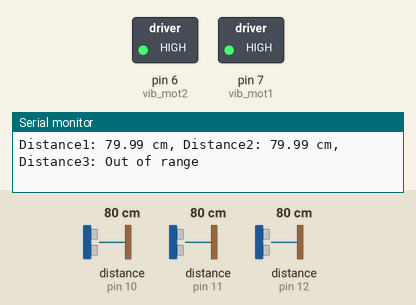
This sketch was run on a simulated Arduino Uno, built with avr-gcc and run on an emulated ATmega328P. Parts: switched loads named in the sketch (green lamp = pin HIGH), the last lines printed to the serial monitor. The test bench sets the inputs (shaded band); at power-on: distance to the obstacle (sensors on pin 10, pin 11, pin 12) 80 cm. The echo pulse lasts 58.3 µs per cm.

Above: at 1.2 s.
1.3 s: distance to the obstacle (sensor on pin 10) set to 18 cm
3.0 s: distance to the obstacle (sensor on pin 10) set to 13 cm
At 4.8 s:
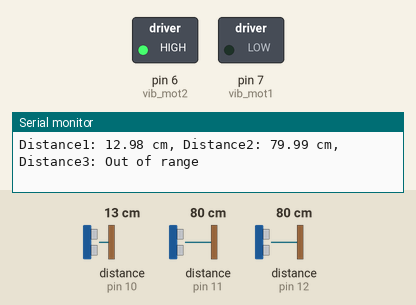
5.1 s: distance to the obstacle (sensor on pin 11) set to 4 cm
At 6.6 s:
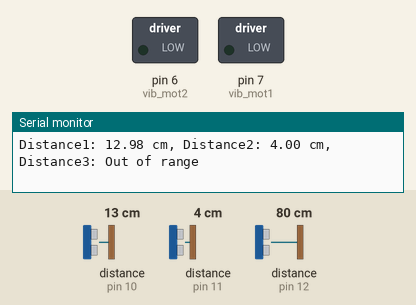
6.9 s: distance to the obstacle (sensor on pin 11) set to 2 cm
9.4 s: distance to the obstacle (sensor on pin 10) set to 120 cm
At 11.0 s:
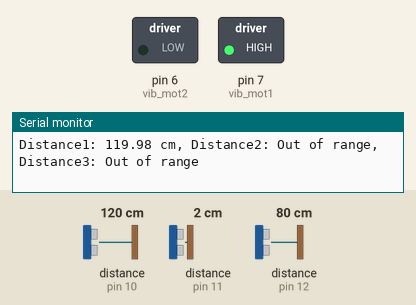
Timing chart, 0 to 12.5 s (numbered marks = the images above; inputs shaded):
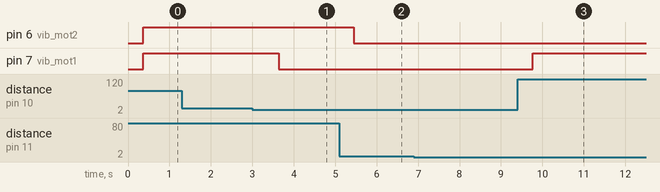

Measured:
- the behaviour switches between 16 and 15 cm on distance to the obstacle (sensor on pin 10) (found by bisection; images 0 and 1)
- after the input at 3.0 s, pin 7 (vib_mot1): HIGH → LOW after 0.64 s
- after the input at 5.1 s, pin 6 (vib_mot2): HIGH → LOW after 0.34 s
- after the input at 9.4 s, pin 7 (vib_mot1): LOW → HIGH after 0.37 s

The sketch:

ultrasonic_v3.ino
```cpp
/*
  HC-SR04 NewPing Iteration Demonstration
  HC-SR04-NewPing-Iteration.ino
  Demonstrates using Iteration function of NewPing Library for HC-SR04 Ultrasonic Range Finder
  Displays results on Serial Monitor

  DroneBot Workshop 2017
  http://dronebotworkshop.com
*/

// This uses Serial Monitor to display Range Finder distance readings

// Include NewPing Library
#include "NewPing.h"

// Hook up HC-SR04 with Trig to Arduino Pin 10, Echo to Arduino pin 13
// Maximum Distance is 2000cm

#define TRIGGER_PIN1  10
#define ECHO_PIN1     10
#define TRIGGER_PIN2 11
#define ECHO_PIN2    11
#define TRIGGER_PIN3 12
#define ECHO_PIN3    12
#define MAX_DISTANCE 2000

NewPing sonar1(TRIGGER_PIN1, ECHO_PIN1, MAX_DISTANCE);
NewPing sonar2(TRIGGER_PIN2, ECHO_PIN2, MAX_DISTANCE);
NewPing sonar3(TRIGGER_PIN3, ECHO_PIN3, MAX_DISTANCE);

float duration1, distance1, duration2, distance2, duration3, distance3;

int iterations = 5;

const int vib_mot1 = 7;
const int vib_mot2 = 6;
const int vib_mot3 = 5;


void vibrate(float dist, int motor){
   if (dist <= 15 && dist >= 2) // Checking the distance, you can change the value
  {
    digitalWrite(motor, LOW);
    //digitalWrite(buzzer, HIGH);
  }
  else {
    digitalWrite(motor, HIGH);
    //digitalWrite(buzzer, LOW);
  }

  return;
}//end vibrate

void setup() {
  Serial.begin (9600);

  pinMode(vib_mot1, OUTPUT);
  pinMode(vib_mot2, OUTPUT);
  pinMode(vib_mot2, OUTPUT);
}//end setup

void loop() {

  duration1 = sonar1.ping_median(iterations);// Determine distance from duration
  //delayMicroseconds(200);
  duration2 = sonar2.ping_median(iterations);
  //delayMicroseconds(200);
  duration3 = sonar3.ping_median(iterations);

  distance1 = (duration1 / 2) * 0.0343;
  distance2 = (duration2 / 2) * 0.0343;
  distance2 = (duration2 / 2) * 0.0343;

  // Send results to Serial Monitor
  Serial.print("Distance1: ");
  if (distance1 >= 2000 || distance1 <= 2) {
    Serial.print("Out of range");
  }//end if
  else {
    Serial.print(distance1);
    Serial.print(" cm");
    vibrate(distance1, vib_mot1);
  }//end else

  Serial.print(", Distance2: ");
  if (distance2 >= 2000 || distance2 <= 2) {
    Serial.print("Out of range");
  }//end if
  else {
    Serial.print(distance2);
    Serial.print(" cm");
    vibrate(distance2, vib_mot2);
  }//end else

    Serial.print(", Distance3: ");
  if (distance3 >= 2000 || distance3 <= 2) {
    Serial.println("Out of range");
  }//end if
  else {
    Serial.print(distance3);
    Serial.println(" cm");
    vibrate(distance3, vib_mot3);
  }//end else


}//end loop
```
